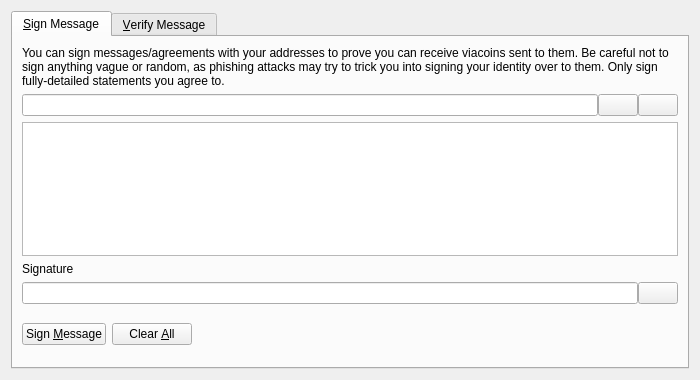
<?xml version="1.0" encoding="UTF-8"?>
<ui version="4.0">
 <class>SignVerifyMessageDialog</class>
 <widget class="QDialog" name="SignVerifyMessageDialog">
  <property name="geometry">
   <rect>
    <x>0</x>
    <y>0</y>
    <width>700</width>
    <height>380</height>
   </rect>
  </property>
  <property name="windowTitle">
   <string>Signatures - Sign / Verify a Message</string>
  </property>
  <property name="modal">
   <bool>true</bool>
  </property>
  <layout class="QVBoxLayout" name="verticalLayout">
   <item>
    <widget class="QTabWidget" name="tabWidget">
     <property name="currentIndex">
      <number>0</number>
     </property>
     <widget class="QWidget" name="tabSignMessage">
      <attribute name="title">
       <string>&amp;Sign Message</string>
      </attribute>
      <layout class="QVBoxLayout" name="verticalLayout_SM">
       <item>
        <widget class="QLabel" name="infoLabel_SM">
         <property name="text">
          <string>You can sign messages/agreements with your addresses to prove you can receive viacoins sent to them. Be careful not to sign anything vague or random, as phishing attacks may try to trick you into signing your identity over to them. Only sign fully-detailed statements you agree to.</string>
         </property>
         <property name="textFormat">
          <enum>Qt::PlainText</enum>
         </property>
         <property name="wordWrap">
          <bool>true</bool>
         </property>
        </widget>
       </item>
       <item>
        <layout class="QHBoxLayout" name="horizontalLayout_1_SM">
         <property name="spacing">
          <number>0</number>
         </property>
         <item>
          <widget class="QValidatedLineEdit" name="addressIn_SM">
           <property name="toolTip">
            <string>The Canada eCoin address to sign the message with</string>
           </property>
          </widget>
         </item>
         <item>
          <widget class="QPushButton" name="addressBookButton_SM">
           <property name="toolTip">
            <string>Choose previously used address</string>
           </property>
           <property name="text">
            <string/>
           </property>
           <property name="icon">
            <iconset resource="../bitcoin.qrc">
             <normaloff>:/icons/address-book</normaloff>:/icons/address-book</iconset>
           </property>
           <property name="shortcut">
            <string>Alt+A</string>
           </property>
           <property name="autoDefault">
            <bool>false</bool>
           </property>
          </widget>
         </item>
         <item>
          <widget class="QPushButton" name="pasteButton_SM">
           <property name="toolTip">
            <string>Paste address from clipboard</string>
           </property>
           <property name="text">
            <string/>
           </property>
           <property name="icon">
            <iconset resource="../bitcoin.qrc">
             <normaloff>:/icons/editpaste</normaloff>:/icons/editpaste</iconset>
           </property>
           <property name="shortcut">
            <string>Alt+P</string>
           </property>
           <property name="autoDefault">
            <bool>false</bool>
           </property>
          </widget>
         </item>
        </layout>
       </item>
       <item>
        <widget class="QPlainTextEdit" name="messageIn_SM">
         <property name="toolTip">
          <string>Enter the message you want to sign here</string>
         </property>
        </widget>
       </item>
       <item>
        <widget class="QLabel" name="signatureLabel_SM">
         <property name="text">
          <string>Signature</string>
         </property>
         <property name="textFormat">
          <enum>Qt::PlainText</enum>
         </property>
        </widget>
       </item>
       <item>
        <layout class="QHBoxLayout" name="horizontalLayout_2_SM">
         <property name="spacing">
          <number>0</number>
         </property>
         <item>
          <widget class="QLineEdit" name="signatureOut_SM">
           <property name="font">
            <font>
             <italic>true</italic>
            </font>
           </property>
           <property name="readOnly">
            <bool>true</bool>
           </property>
          </widget>
         </item>
         <item>
          <widget class="QPushButton" name="copySignatureButton_SM">
           <property name="toolTip">
            <string>Copy the current signature to the system clipboard</string>
           </property>
           <property name="text">
            <string/>
           </property>
           <property name="icon">
            <iconset resource="../bitcoin.qrc">
             <normaloff>:/icons/editcopy</normaloff>:/icons/editcopy</iconset>
           </property>
           <property name="autoDefault">
            <bool>false</bool>
           </property>
          </widget>
         </item>
        </layout>
       </item>
       <item>
        <layout class="QHBoxLayout" name="horizontalLayout_3_SM">
         <item>
          <widget class="QPushButton" name="signMessageButton_SM">
           <property name="toolTip">
            <string>Sign the message to prove you own this Canada eCoin address</string>
           </property>
           <property name="text">
            <string>Sign &amp;Message</string>
           </property>
           <property name="icon">
            <iconset resource="../bitcoin.qrc">
             <normaloff>:/icons/edit</normaloff>:/icons/edit</iconset>
           </property>
           <property name="autoDefault">
            <bool>false</bool>
           </property>
          </widget>
         </item>
         <item>
          <widget class="QPushButton" name="clearButton_SM">
           <property name="toolTip">
            <string>Reset all sign message fields</string>
           </property>
           <property name="text">
            <string>Clear &amp;All</string>
           </property>
           <property name="icon">
            <iconset resource="../bitcoin.qrc">
             <normaloff>:/icons/remove</normaloff>:/icons/remove</iconset>
           </property>
           <property name="autoDefault">
            <bool>false</bool>
           </property>
          </widget>
         </item>
         <item>
          <spacer name="horizontalSpacer_1_SM">
           <property name="orientation">
            <enum>Qt::Horizontal</enum>
           </property>
           <property name="sizeHint" stdset="0">
            <size>
             <width>40</width>
             <height>48</height>
            </size>
           </property>
          </spacer>
         </item>
         <item>
          <widget class="QLabel" name="statusLabel_SM">
           <property name="font">
            <font>
             <weight>75</weight>
             <bold>true</bold>
            </font>
           </property>
           <property name="text">
            <string/>
           </property>
           <property name="wordWrap">
            <bool>true</bool>
           </property>
          </widget>
         </item>
         <item>
          <spacer name="horizontalSpacer_2_SM">
           <property name="orientation">
            <enum>Qt::Horizontal</enum>
           </property>
           <property name="sizeHint" stdset="0">
            <size>
             <width>40</width>
             <height>48</height>
            </size>
           </property>
          </spacer>
         </item>
        </layout>
       </item>
      </layout>
     </widget>
     <widget class="QWidget" name="tabVerifyMessage">
      <attribute name="title">
       <string>&amp;Verify Message</string>
      </attribute>
      <layout class="QVBoxLayout" name="verticalLayout_VM">
       <item>
        <widget class="QLabel" name="infoLabel_VM">
         <property name="text">
          <string>Enter the receiver's address, message (ensure you copy line breaks, spaces, tabs, etc. exactly) and signature below to verify the message. Be careful not to read more into the signature than what is in the signed message itself, to avoid being tricked by a man-in-the-middle attack. Note that this only proves the signing party receives with the address, it cannot prove sendership of any transaction!</string>
         </property>
         <property name="textFormat">
          <enum>Qt::PlainText</enum>
         </property>
         <property name="alignment">
          <set>Qt::AlignLeading|Qt::AlignLeft|Qt::AlignTop</set>
         </property>
         <property name="wordWrap">
          <bool>true</bool>
         </property>
        </widget>
       </item>
       <item>
        <layout class="QHBoxLayout" name="horizontalLayout_1_VM">
         <property name="spacing">
          <number>0</number>
         </property>
         <item>
          <widget class="QValidatedLineEdit" name="addressIn_VM">
           <property name="toolTip">
            <string>The Canada eCoin address the message was signed with</string>
           </property>
          </widget>
         </item>
         <item>
          <widget class="QPushButton" name="addressBookButton_VM">
           <property name="toolTip">
            <string>Choose previously used address</string>
           </property>
           <property name="text">
            <string/>
           </property>
           <property name="icon">
            <iconset resource="../bitcoin.qrc">
             <normaloff>:/icons/address-book</normaloff>:/icons/address-book</iconset>
           </property>
           <property name="shortcut">
            <string>Alt+A</string>
           </property>
           <property name="autoDefault">
            <bool>false</bool>
           </property>
          </widget>
         </item>
        </layout>
       </item>
       <item>
        <widget class="QPlainTextEdit" name="messageIn_VM"/>
       </item>
       <item>
        <widget class="QValidatedLineEdit" name="signatureIn_VM"/>
       </item>
       <item>
        <layout class="QHBoxLayout" name="horizontalLayout_2_VM">
         <item>
          <widget class="QPushButton" name="verifyMessageButton_VM">
           <property name="toolTip">
            <string>Verify the message to ensure it was signed with the specified Canada eCoin address</string>
           </property>
           <property name="text">
            <string>Verify &amp;Message</string>
           </property>
           <property name="icon">
            <iconset resource="../bitcoin.qrc">
             <normaloff>:/icons/transaction_0</normaloff>:/icons/transaction_0</iconset>
           </property>
           <property name="autoDefault">
            <bool>false</bool>
           </property>
          </widget>
         </item>
         <item>
          <widget class="QPushButton" name="clearButton_VM">
           <property name="toolTip">
            <string>Reset all verify message fields</string>
           </property>
           <property name="text">
            <string>Clear &amp;All</string>
           </property>
           <property name="icon">
            <iconset resource="../bitcoin.qrc">
             <normaloff>:/icons/remove</normaloff>:/icons/remove</iconset>
           </property>
           <property name="autoDefault">
            <bool>false</bool>
           </property>
          </widget>
         </item>
         <item>
          <spacer name="horizontalSpacer_1_VM">
           <property name="orientation">
            <enum>Qt::Horizontal</enum>
           </property>
           <property name="sizeHint" stdset="0">
            <size>
             <width>40</width>
             <height>48</height>
            </size>
           </property>
          </spacer>
         </item>
         <item>
          <widget class="QLabel" name="statusLabel_VM">
           <property name="font">
            <font>
             <weight>75</weight>
             <bold>true</bold>
            </font>
           </property>
           <property name="text">
            <string/>
           </property>
           <property name="wordWrap">
            <bool>true</bool>
           </property>
          </widget>
         </item>
         <item>
          <spacer name="horizontalSpacer_2_VM">
           <property name="orientation">
            <enum>Qt::Horizontal</enum>
           </property>
           <property name="sizeHint" stdset="0">
            <size>
             <width>40</width>
             <height>48</height>
            </size>
           </property>
          </spacer>
         </item>
        </layout>
       </item>
      </layout>
     </widget>
    </widget>
   </item>
  </layout>
 </widget>
 <customwidgets>
  <customwidget>
   <class>QValidatedLineEdit</class>
   <extends>QLineEdit</extends>
   <header>qvalidatedlineedit.h</header>
  </customwidget>
 </customwidgets>
 <resources>
  <include location="../bitcoin.qrc"/>
 </resources>
 <connections/>
</ui>
